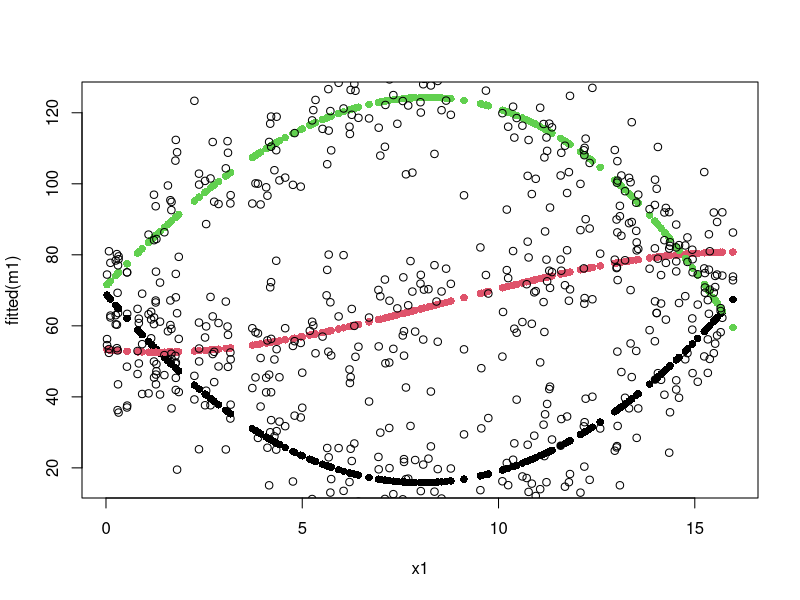
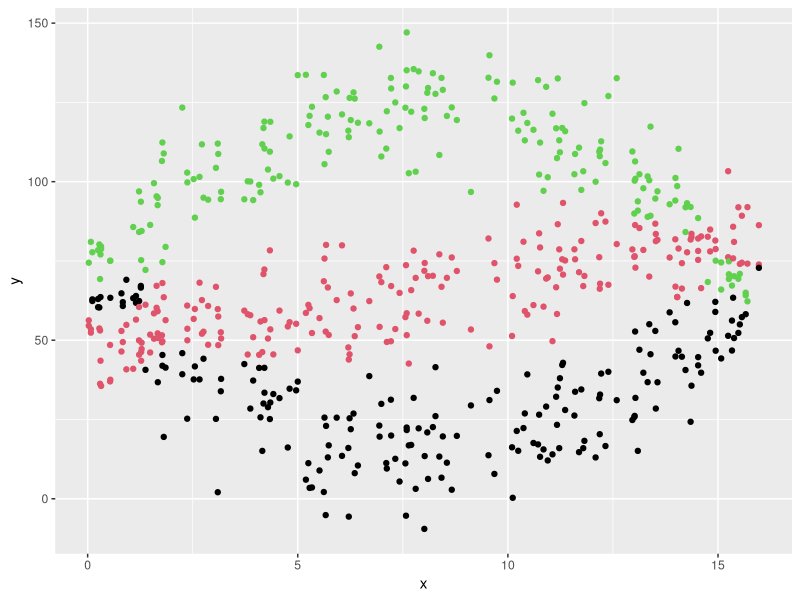

Reproduce these figures in R, in order.
library(ggplot2)
library(flexmix)

d = read.csv('q2.csv')

x1 = d$x
y = d$y

m1 <- flexmix(y ~ poly(x1,3), data = d, k = 3)
m1

c = clusters(m1)

par =parameters(m1)
par

matplot(x1, fitted(m1), pch = 16, type = "p")
points(x1, y)


ggplot(d, aes(x=x,  y=y)) + 
  geom_point(color= c)


summary(m1)
